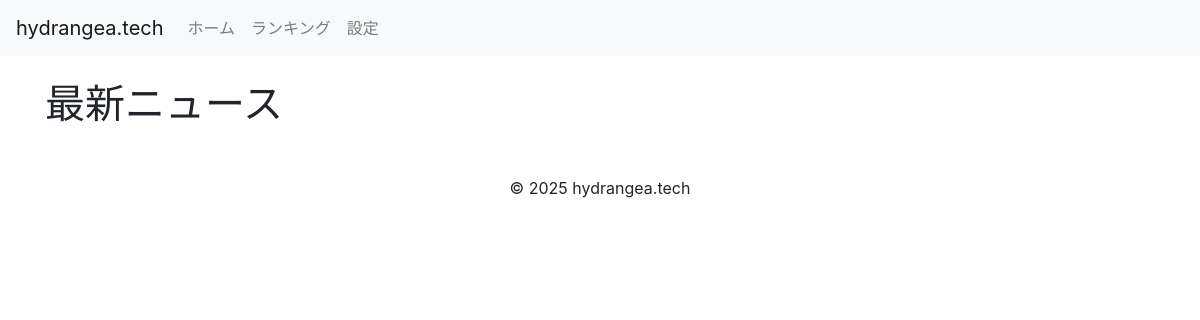
The app's page /, older data.
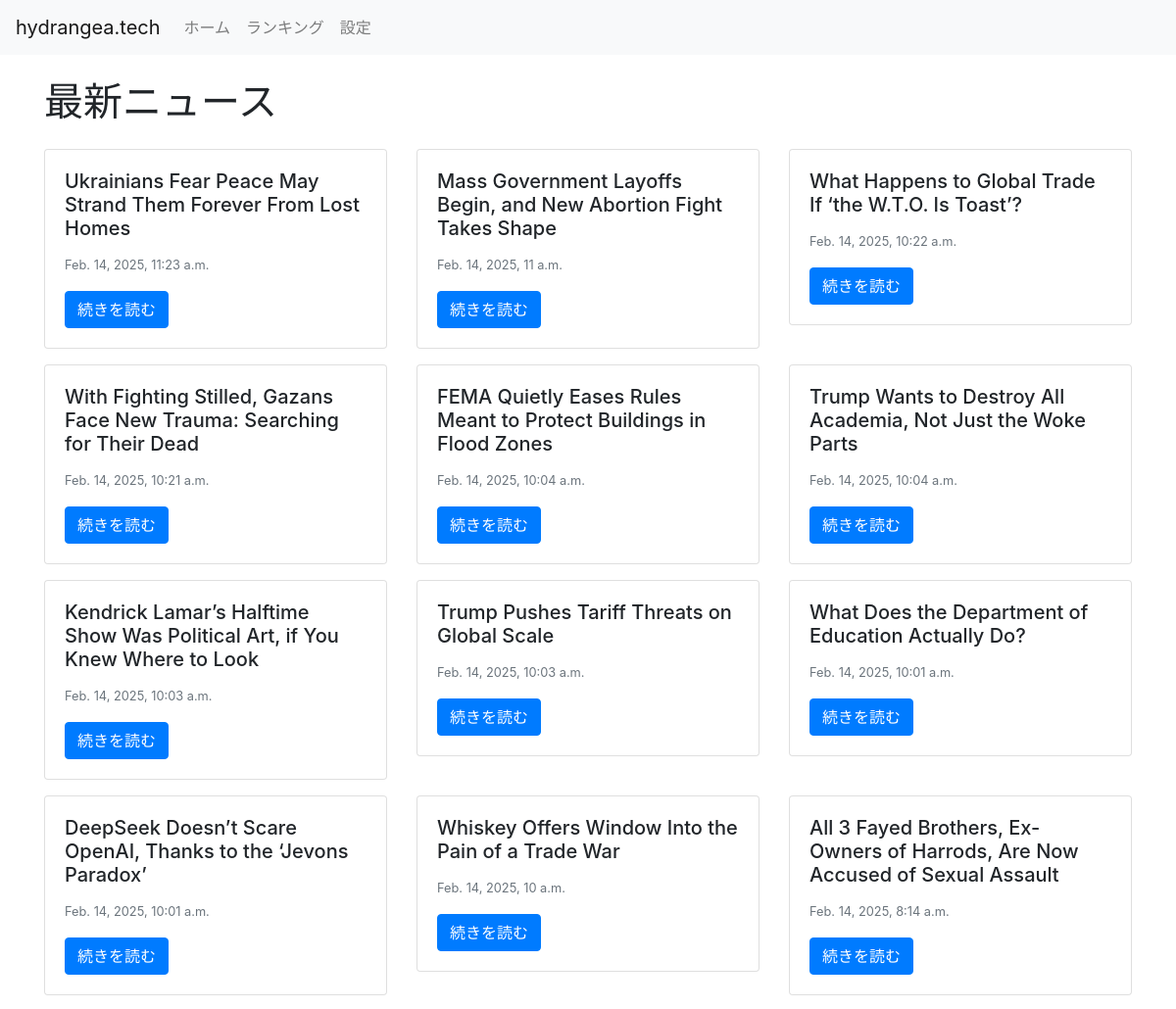
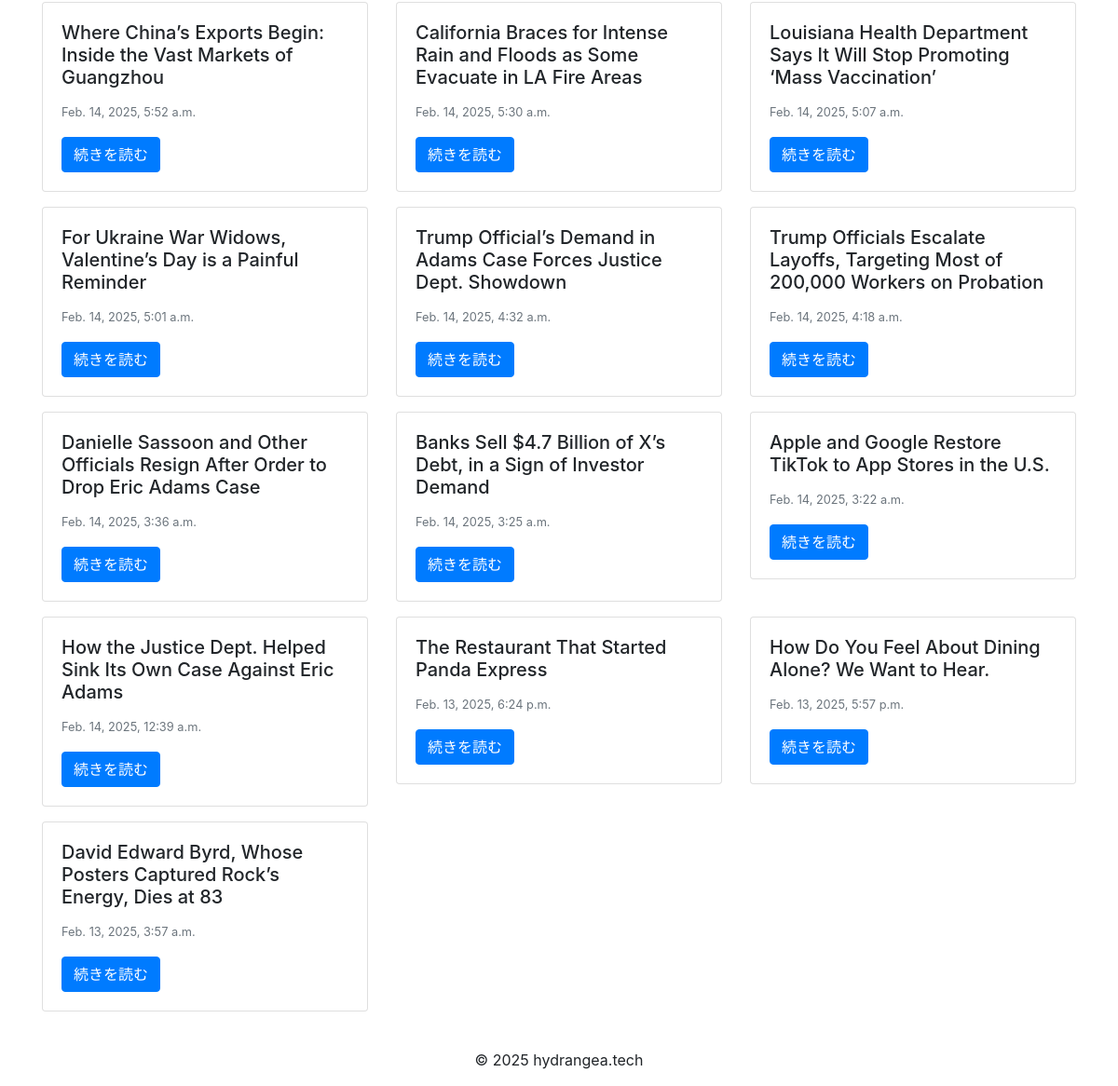
The same page, newer data (2 pictures, top to bottom).
### core/models.py (models this page shows, shortened)
class NewsArticle(models.Model):
    title = models.CharField(max_length=255)
    source_url = models.URLField()
    publish_date = models.DateTimeField()
    content = models.TextField()
    translated_content = models.TextField(blank=True, null=True)
    category = models.CharField(max_length=100)
    country = models.CharField(max_length=100)

### core/views.py (the view)
# urls.py: path('', views.home, name='home'),
def home(request):
    articles = NewsArticle.objects.order_by('-publish_date')
    return render(request, 'home.html', {'articles': articles})

### newsaggregator/templates/home.html
{% extends "base.html" %}
{% block content %}
  <h1 class="mb-4">最新ニュース</h1>
  <div class="row">
    {% for article in articles %}
      <div class="col-md-4 mb-3">
        <div class="card">
          <div class="card-body">
            <h5 class="card-title">{{ article.title }}</h5>
            <p class="card-text"><small class="text-muted">{{ article.publish_date }}</small></p>
            <a href="{% url 'article_detail' article.id %}" class="btn btn-primary">続きを読む</a>
          </div>
        </div>
      </div>
    {% endfor %}
  </div>
{% endblock %}

### newsaggregator/templates/base.html (shortened to what this page needs)
<!DOCTYPE html>
<html lang="ja">
<head>
    <link rel="stylesheet" href="https://maxcdn.bootstrapcdn.com/bootstrap/4.5.2/css/bootstrap.min.css">
</head>
<body>
    <nav class="navbar navbar-expand-lg navbar-light bg-light">
      <a class="navbar-brand" href="/">hydrangea.tech</a>
      <div class="collapse navbar-collapse">
        <ul class="navbar-nav mr-auto">
          <li class="nav-item"><a class="nav-link" href="/">ホーム</a></li>
          <li class="nav-item"><a class="nav-link" href="/ranking/">ランキング</a></li>
          <li class="nav-item"><a class="nav-link" href="/settings/">設定</a></li>
        </ul>
      </div>
    </nav>
    <div class="container mt-4">
        {% block content %}
        {% endblock %}
    </div>
    <footer class="text-center mt-4">
      <p>&copy; 2025 hydrangea.tech</p>
    </footer>
</body>
</html>

Row changes from the older to the newer data that the page shows:
added NewsArticle: title "Ukrainians Fear Peace May Strand Them Forever From Lost Homes", publish_date "Feb. 14, 2025, 11:23 a.m."
added NewsArticle: title "Mass Government Layoffs Begin, and New Abortion Fight Takes Shape", publish_date "Feb. 14, 2025, 11 a.m."
added NewsArticle: title "What Happens to Global Trade If ‘the W.T.O. Is Toast’?", publish_date "Feb. 14, 2025, 10:22 a.m."
added NewsArticle: title "With Fighting Stilled, Gazans Face New Trauma: Searching for Their Dead", publish_date "Feb. 14, 2025, 10:21 a.m."
added NewsArticle: title "FEMA Quietly Eases Rules Meant to Protect Buildings in Flood Zones", publish_date "Feb. 14, 2025, 10:04 a.m."
added NewsArticle: title "Trump Wants to Destroy All Academia, Not Just the Woke Parts", publish_date "Feb. 14, 2025, 10:04 a.m."
added NewsArticle: title "Kendrick Lamar’s Halftime Show Was Political Art, if You Knew Where to Look", publish_date "Feb. 14, 2025, 10:03 a.m."
added NewsArticle: title "Trump Pushes Tariff Threats on Global Scale", publish_date "Feb. 14, 2025, 10:03 a.m."
added NewsArticle: title "What Does the Department of Education Actually Do?", publish_date "Feb. 14, 2025, 10:01 a.m."
added NewsArticle: title "DeepSeek Doesn’t Scare OpenAI, Thanks to the ‘Jevons Paradox’", publish_date "Feb. 14, 2025, 10:01 a.m."
added NewsArticle: title "Whiskey Offers Window Into the Pain of a Trade War", publish_date "Feb. 14, 2025, 10 a.m."
added NewsArticle: title "All 3 Fayed Brothers, Ex-Owners of Harrods, Are Now Accused of Sexual Assault", publish_date "Feb. 14, 2025, 8:14 a.m."
added NewsArticle: title "Where China’s Exports Begin: Inside the Vast Markets of Guangzhou", publish_date "Feb. 14, 2025, 5:52 a.m."
added NewsArticle: title "California Braces for Intense Rain and Floods as Some Evacuate in LA Fire Areas", publish_date "Feb. 14, 2025, 5:30 a.m."
added NewsArticle: title "Louisiana Health Department Says It Will Stop Promoting ‘Mass Vaccination’", publish_date "Feb. 14, 2025, 5:07 a.m."
added NewsArticle: title "For Ukraine War Widows, Valentine’s Day is a Painful Reminder", publish_date "Feb. 14, 2025, 5:01 a.m."
added NewsArticle: title "Trump Official’s Demand in Adams Case Forces Justice Dept. Showdown", publish_date "Feb. 14, 2025, 4:32 a.m."
added NewsArticle: title "Trump Officials Escalate Layoffs, Targeting Most of 200,000 Workers on Probation", publish_date "Feb. 14, 2025, 4:18 a.m."
added NewsArticle: title "Danielle Sassoon and Other Officials Resign After Order to Drop Eric Adams Case", publish_date "Feb. 14, 2025, 3:36 a.m."
added NewsArticle: title "Banks Sell $4.7 Billion of X’s Debt, in a Sign of Investor Demand", publish_date "Feb. 14, 2025, 3:25 a.m."
added NewsArticle: title "Apple and Google Restore TikTok to App Stores in the U.S.", publish_date "Feb. 14, 2025, 3:22 a.m."
added NewsArticle: title "How the Justice Dept. Helped Sink Its Own Case Against Eric Adams", publish_date "Feb. 14, 2025, 12:39 a.m."
added NewsArticle: title "The Restaurant That Started Panda Express", publish_date "Feb. 13, 2025, 6:24 p.m."
added NewsArticle: title "How Do You Feel About Dining Alone? We Want to Hear.", publish_date "Feb. 13, 2025, 5:57 p.m."
added NewsArticle: title "David Edward Byrd, Whose Posters Captured Rock’s Energy, Dies at 83", publish_date "Feb. 13, 2025, 3:57 a.m."
